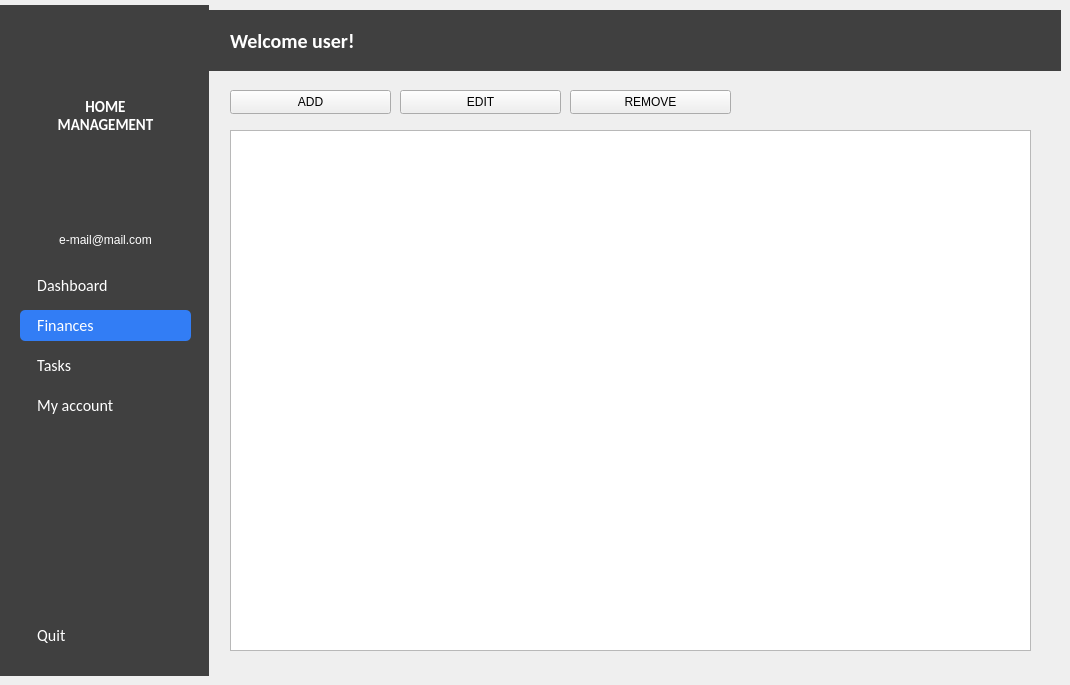
   <widget class="QWidget" name="financesPage">
    <widget class="QLabel" name="emailLabel_2">
     <property name="geometry">
      <rect>
       <x>10</x>
       <y>230</y>
       <width>191</width>
       <height>20</height>
      </rect>
     </property>
     <property name="styleSheet">
      <string notr="true">color:white;background: #404040</string>
     </property>
     <property name="text">
      <string>e-mail@mail.com</string>
     </property>
     <property name="alignment">
      <set>Qt::AlignCenter</set>
     </property>
    </widget>
    <widget class="QPushButton" name="accountButton_2">
     <property name="geometry">
      <rect>
       <x>20</x>
       <y>390</y>
       <width>171</width>
       <height>31</height>
      </rect>
     </property>
     <property name="font">
      <font>
       <family>Calibri</family>
       <pointsize>12</pointsize>
      </font>
     </property>
     <property name="styleSheet">
      <string notr="true">color: white;
background: transparent;
border-radius: 5px;
text-align: left; 
padding-left: 10px;</string>
     </property>
     <property name="text">
      <string>  My account</string>
     </property>
     <property name="icon">
      <iconset resource="Resources.qrc">
       <normaloff>:/Resources/account.png</normaloff>:/Resources/account.png</iconset>
     </property>
     <property name="iconSize">
      <size>
       <width>20</width>
       <height>20</height>
      </size>
     </property>
    </widget>
    <widget class="QLabel" name="logoLabel_2">
     <property name="geometry">
      <rect>
       <x>60</x>
       <y>10</y>
       <width>91</width>
       <height>91</height>
      </rect>
     </property>
     <property name="styleSheet">
      <string notr="true">background: #404040</string>
     </property>
     <property name="text">
      <string/>
     </property>
     <property name="pixmap">
      <pixmap resource="Resources.qrc">:/Resources/icon1.png</pixmap>
     </property>
     <property name="scaledContents">
      <bool>true</bool>
     </property>
    </widget>
    <widget class="QLabel" name="titleLabel_2">
     <property name="geometry">
      <rect>
       <x>50</x>
       <y>90</y>
       <width>111</width>
       <height>51</height>
      </rect>
     </property>
     <property name="font">
      <font>
       <family>Calibri</family>
       <pointsize>11</pointsize>
       <bold>true</bold>
      </font>
     </property>
     <property name="styleSheet">
      <string notr="true">color: white;
background: #404040</string>
     </property>
     <property name="text">
      <string>HOME MANAGEMENT</string>
     </property>
     <property name="alignment">
      <set>Qt::AlignCenter</set>
     </property>
     <property name="wordWrap">
      <bool>true</bool>
     </property>
    </widget>
    <widget class="QPushButton" name="dashboardButton_2">
     <property name="geometry">
      <rect>
       <x>20</x>
       <y>270</y>
       <width>171</width>
       <height>31</height>
      </rect>
     </property>
     <property name="font">
      <font>
       <family>Calibri</family>
       <pointsize>12</pointsize>
       <bold>false</bold>
      </font>
     </property>
     <property name="layoutDirection">
      <enum>Qt::LeftToRight</enum>
     </property>
     <property name="styleSheet">
      <string notr="true">color: white;
background: transparent;
border-radius: 5px;
text-align: left; 
padding-left: 10px;</string>
     </property>
     <property name="text">
      <string>  Dashboard</string>
     </property>
     <property name="icon">
      <iconset resource="Resources.qrc">
       <normaloff>:/Resources/dashboard.png</normaloff>:/Resources/dashboard.png</iconset>
     </property>
     <property name="iconSize">
      <size>
       <width>20</width>
       <height>20</height>
      </size>
     </property>
    </widget>
    <widget class="QPushButton" name="financesButton_2">
     <property name="geometry">
      <rect>
       <x>20</x>
       <y>310</y>
       <width>171</width>
       <height>31</height>
      </rect>
     </property>
     <property name="font">
      <font>
       <family>Calibri</family>
       <pointsize>12</pointsize>
      </font>
     </property>
     <property name="styleSheet">
      <string notr="true">color: white;
background: #327df5;
border-radius: 5px;
text-align: left; 
padding-left: 10px;</string>
     </property>
     <property name="text">
      <string>  Finances</string>
     </property>
     <property name="icon">
      <iconset resource="Resources.qrc">
       <normaloff>:/Resources/finances.png</normaloff>:/Resources/finances.png</iconset>
     </property>
     <property name="iconSize">
      <size>
       <width>20</width>
       <height>20</height>
      </size>
     </property>
    </widget>
    <widget class="QLabel" name="menuLabel_2">
     <property name="geometry">
      <rect>
       <x>-2</x>
       <y>5</y>
       <width>211</width>
       <height>671</height>
      </rect>
     </property>
     <property name="styleSheet">
      <string notr="true">background: #404040;
</string>
     </property>
     <property name="text">
      <string/>
     </property>
    </widget>
    <widget class="QLabel" name="accountLabel_2">
     <property name="geometry">
      <rect>
       <x>60</x>
       <y>150</y>
       <width>91</width>
       <height>81</height>
      </rect>
     </property>
     <property name="styleSheet">
      <string notr="true">background: #404040</string>
     </property>
     <property name="text">
      <string/>
     </property>
     <property name="pixmap">
      <pixmap resource="Resources.qrc">:/Resources/bigaccount.png</pixmap>
     </property>
     <property name="scaledContents">
      <bool>true</bool>
     </property>
     <property name="alignment">
      <set>Qt::AlignCenter</set>
     </property>
    </widget>
    <widget class="QPushButton" name="quitButton_2">
     <property name="geometry">
      <rect>
       <x>20</x>
       <y>620</y>
       <width>171</width>
       <height>31</height>
      </rect>
     </property>
     <property name="font">
      <font>
       <family>Calibri</family>
       <pointsize>12</pointsize>
      </font>
     </property>
     <property name="styleSheet">
      <string notr="true">color: white;
background: transparent;
border-radius: 5px;
text-align: left; 
padding-left: 10px;</string>
     </property>
     <property name="text">
      <string>  Quit</string>
     </property>
     <property name="icon">
      <iconset resource="Resources.qrc">
       <normaloff>:/Resources/quit.png</normaloff>:/Resources/quit.png</iconset>
     </property>
     <property name="iconSize">
      <size>
       <width>20</width>
       <height>20</height>
      </size>
     </property>
    </widget>
    <widget class="QPushButton" name="tasksButton_2">
     <property name="geometry">
      <rect>
       <x>20</x>
       <y>350</y>
       <width>171</width>
       <height>31</height>
      </rect>
     </property>
     <property name="font">
      <font>
       <family>Calibri</family>
       <pointsize>12</pointsize>
      </font>
     </property>
     <property name="styleSheet">
      <string notr="true">color: white;
background: transparent;
border-radius: 5px;
text-align: left; 
padding-left: 10px;</string>
     </property>
     <property name="text">
      <string>  Tasks</string>
     </property>
     <property name="icon">
      <iconset resource="Resources.qrc">
       <normaloff>:/Resources/tasks.png</normaloff>:/Resources/tasks.png</iconset>
     </property>
     <property name="iconSize">
      <size>
       <width>20</width>
       <height>20</height>
      </size>
     </property>
    </widget>
    <widget class="QPushButton" name="addFinanceButton">
     <property name="geometry">
      <rect>
       <x>230</x>
       <y>90</y>
       <width>161</width>
       <height>24</height>
      </rect>
     </property>
     <property name="text">
      <string>ADD</string>
     </property>
    </widget>
    <widget class="QPushButton" name="editFinanceButton">
     <property name="geometry">
      <rect>
       <x>400</x>
       <y>90</y>
       <width>161</width>
       <height>24</height>
      </rect>
     </property>
     <property name="text">
      <string>EDIT</string>
     </property>
    </widget>
    <widget class="QPushButton" name="removeFinanceButton">
     <property name="geometry">
      <rect>
       <x>570</x>
       <y>90</y>
       <width>161</width>
       <height>24</height>
      </rect>
     </property>
     <property name="text">
      <string>REMOVE</string>
     </property>
    </widget>
    <widget class="QTableView" name="financeTable">
     <property name="geometry">
      <rect>
       <x>230</x>
       <y>130</y>
       <width>801</width>
       <height>521</height>
      </rect>
     </property>
     <property name="editTriggers">
      <set>QAbstractItemView::NoEditTriggers</set>
     </property>
     <property name="alternatingRowColors">
      <bool>false</bool>
     </property>
     <property name="selectionMode">
      <enum>QAbstractItemView::SingleSelection</enum>
     </property>
     <property name="sortingEnabled">
      <bool>true</bool>
     </property>
    </widget>
    <widget class="QLabel" name="dateLabel_3">
     <property name="geometry">
      <rect>
       <x>860</x>
       <y>30</y>
       <width>171</width>
       <height>21</height>
      </rect>
     </property>
     <property name="font">
      <font>
       <family>Calibri</family>
       <pointsize>15</pointsize>
       <bold>true</bold>
      </font>
     </property>
     <property name="styleSheet">
      <string notr="true">color:white; background: #404040;
</string>
     </property>
     <property name="text">
      <string/>
     </property>
     <property name="alignment">
      <set>Qt::AlignRight|Qt::AlignTrailing|Qt::AlignVCenter</set>
     </property>
    </widget>
    <widget class="QLabel" name="welcomeLabel_3">
     <property name="geometry">
      <rect>
       <x>230</x>
       <y>30</y>
       <width>611</width>
       <height>21</height>
      </rect>
     </property>
     <property name="font">
      <font>
       <family>Calibri</family>
       <pointsize>15</pointsize>
       <bold>true</bold>
      </font>
     </property>
     <property name="styleSheet">
      <string notr="true">color:white; background: #404040;
</string>
     </property>
     <property name="text">
      <string>Welcome user!</string>
     </property>
    </widget>
    <widget class="QLabel" name="welcomeBckLabel_3">
     <property name="geometry">
      <rect>
       <x>200</x>
       <y>10</y>
       <width>861</width>
       <height>61</height>
      </rect>
     </property>
     <property name="styleSheet">
      <string notr="true">background: #404040;
color: white;</string>
     </property>
     <property name="text">
      <string/>
     </property>
    </widget>
    <zorder>welcomeBckLabel_3</zorder>
    <zorder>menuLabel_2</zorder>
    <zorder>logoLabel_2</zorder>
    <zorder>accountButton_2</zorder>
    <zorder>emailLabel_2</zorder>
    <zorder>financesButton_2</zorder>
    <zorder>titleLabel_2</zorder>
    <zorder>accountLabel_2</zorder>
    <zorder>dashboardButton_2</zorder>
    <zorder>quitButton_2</zorder>
    <zorder>tasksButton_2</zorder>
    <zorder>addFinanceButton</zorder>
    <zorder>editFinanceButton</zorder>
    <zorder>removeFinanceButton</zorder>
    <zorder>financeTable</zorder>
    <zorder>dateLabel_3</zorder>
    <zorder>welcomeLabel_3</zorder>
   </widget>
